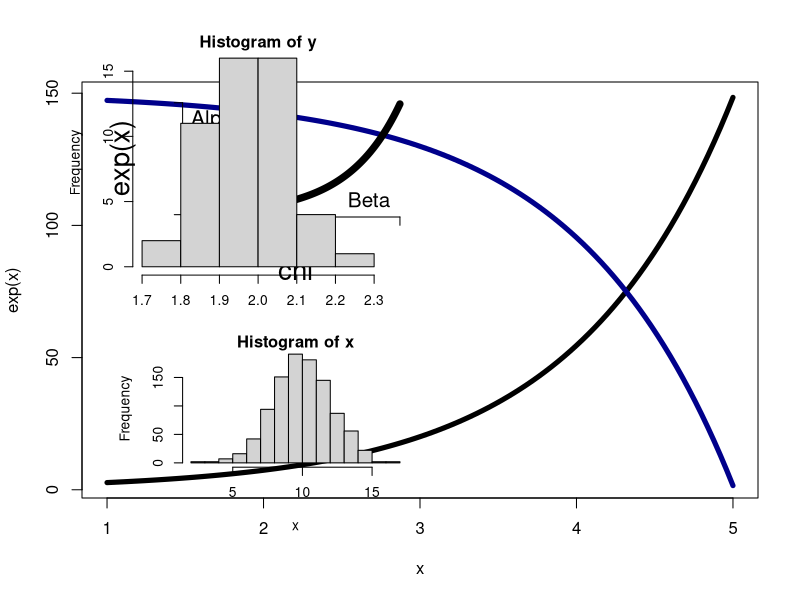

This figure's R source:
#############################################################
# A plot whitin a plot
#############################################################
rm(list=ls())    


################################################################
# Ejemplo Original ( de https://stackoverflow.com/questions/14288194/plot-inside-a-plot)
curve(exp(x), from=1, to=5, lwd=5)
curve(150-exp(x), from=1, to=5, lwd=5, col="darkblue",add=T)
par(new=TRUE)
par(oma=c(1,4,5,1))
par(mfcol=c(2,2), mfg=c(1,1))
par(mar=c(7,7,1,1))
curve(exp(x), from=1, to=5, lwd=7, xlab="chi", ylab="exp(x)", cex.lab=2,axes=F)
axis(1, labels=NA,at=c(0,5))
axis(2, labels=NA,at=c(0,150))
text(1,120,"Alpha",adj=c(0,0),cex=1.5)
text(4,10,"Beta",adj=c(0,0),cex=1.5)

################################################
# EJEMPLO FELI
################################################
rm(list=ls())   
x <- rnorm(1000, 10,2)
y  <- rnorm(50,2,0.1)
hist(x)

par(new=TRUE)
par(oma=c(1,1,2,1))
par(mfcol=c(2,2), mfg=c(1,1))
par(mar=c(2,7,1,1))

hist(y)